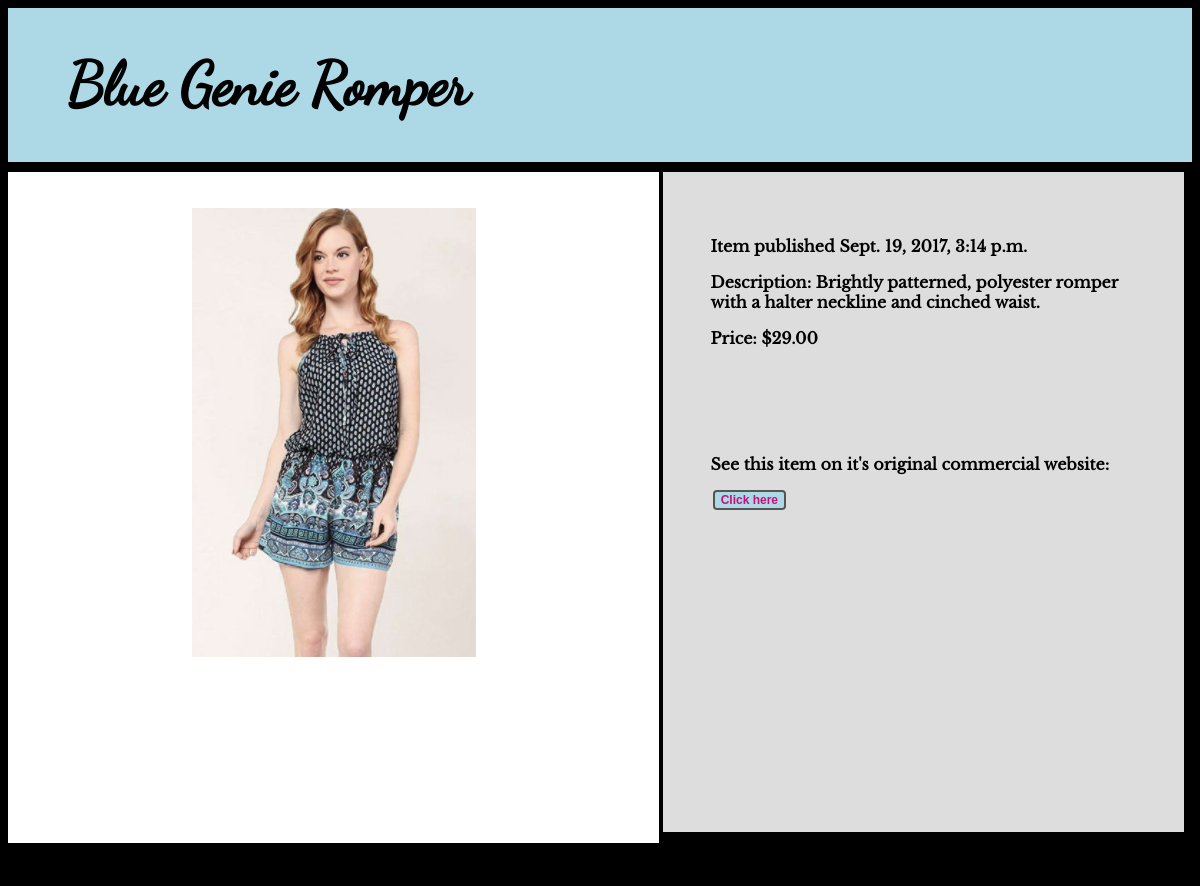
The app's page /posts/34/ with its own data.
### posts/models.py (models this page shows, shortened)
class Item(models.Model):
	item_name = models.CharField(max_length=50)
	item_description = models.CharField(max_length=300)
	pub_date = models.DateTimeField('date published')
	link = models.CharField(max_length=300)
	price = models.DecimalField(max_digits=6, decimal_places=2)
	image = models.FileField(upload_to=item_directory_path, default='Patrick_DNA.jpeg')

### posts/views.py (the view)
# urls.py: url(r'^(?P<pk>[0-9]+)/$', views.DetailView.as_view(), name='detail'),
class DetailView(generic.DetailView):
	model = Item
	template_name = 'posts/detail.html'
	def get_queryset(self):
		return Item.objects.filter(pub_date__lte=timezone.now())

### posts/templates/posts/detail.html
{% load static %}
<link rel="stylesheet" type="text/css" href="{% static 'posts/detail.css' %}" />
<div class='header'>
	<h1> {{ item.item_name }} </h1>
</div>
<div id='divider'>
</div>
<div class='content'>
	<div class='photos'>
		<img src="/media/{{ item.item_name }}/image1.jpg" alt="My image"/>
	</div>
	<div class='info'>
		<p id='pub_date'>Item published {{ item.pub_date }}</p>
		<p id='description'>Description:  {{ item.item_description }}</p>
		<p id='price'>Price: ${{ item.price }}</p>
		<div id='buying'>
			<p>See this item on it's original commercial website:</p>
			<button onclick="window.open('{{item.link}}')" type="button" id="button">Click here</button>
		</div>
	</div>
</div>

### posts/static/posts/detail.css (style rules this page uses)
.header { background-color:lightblue; font-family: 'dancing'; font-weight:bold; font-size:30px; padding-left:5%; padding-top:1px; padding-bottom:1px; }
#divider { background-color:black; height:10px; }
.content { height:90%; background-color:black; }
.photos { display:inline-block; width:55%; padding-top:3%; padding-bottom:3%; background-color:white; height:85%; }
img { display:block; margin:0 auto; }
.info { background-color:#dddddd; display:inline-block; vertical-align:top; padding:4%; width:36%; height:80%; }
.info p { font-family: 'libre'; font-weight:bold; font-size:16px; }
#description { word-wrap:break-word; }
#buying { margin-top:90px; }
#buying p { display:inline-block; }
#button { display:inline-block; color:#c5107d; background-color:lightblue; border-radius:4px; border-color:#777777; transition: all 0.5s; font-weight:bold; font-size:12px; border:2px solid #555555; margin-left:0.5%; }

### records on screen
Item: item_name "Blue Genie Romper", item_name (picture), pub_date "Sept. 19, 2017, 3:14 p.m.", item_description "Brightly patterned, polyester romper with a halter neckline and cinched waist.", price "29.00"
